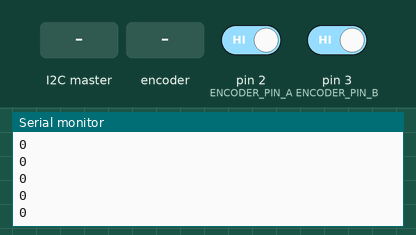
Recording of a sketch running on a simulated Arduino Uno, built with avr-gcc and run on an emulated ATmega328P. Shown: the last lines printed to the serial monitor. The inputs (shaded band) are chosen by the test bench; at power-on: pin 2 (ENCODER_PIN_A) HIGH, pin 3 (ENCODER_PIN_B) HIGH.

Above: at 1.2 s.
1.3 s: the I2C master sends the byte 1
2.8 s: rotary encoder on pin 2 (ENCODER_PIN_A) / pin 3 (ENCODER_PIN_B) turned 1 step (first pin leading)
At 2.81 s:
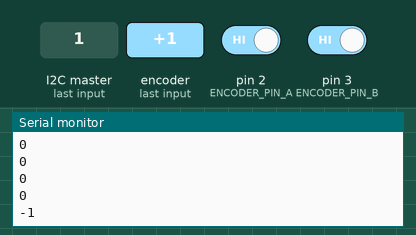
4.5 s: rotary encoder on pin 2 (ENCODER_PIN_A) / pin 3 (ENCODER_PIN_B) turned 1 step (first pin leading)
At 4.51 s:
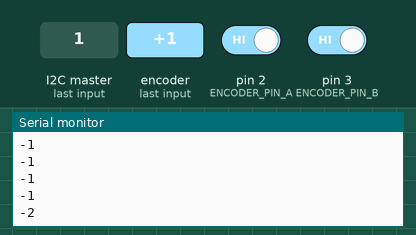
Timing chart, 0 to 7.5 s (numbered marks = the images above; inputs shaded):
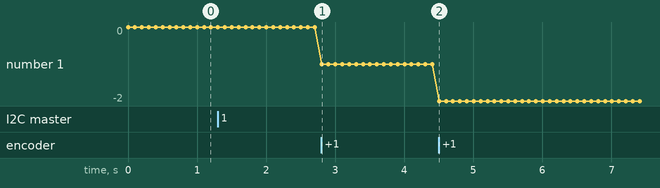

The sketch:

I2C_1.ino.ino
```cpp
#include <Wire.h>
#include "src/PinChangeInt.h"

#define SLAVE_ADDRESS 0x05  // 슬레이브 장치의 I2C 주소
#define ENCODER_PIN_A 2
#define ENCODER_PIN_B 3

int encoderValue = 0;  // 실제 엔코더 값을 저장하는 변수

void setup() {

    Wire.begin(SLAVE_ADDRESS);           // 슬레이브 모드로 I2C 통신 초기화
    Wire.onRequest(requestEvent);        // 데이터 요청 이벤트 핸들러 등록
    Wire.onReceive(receiveEvent);        // 데이터 수신 이벤트 핸들러 등록
    pinMode(ENCODER_PIN_A, INPUT_PULLUP); // 엔코더 핀 A를 입력으로 설정
    pinMode(ENCODER_PIN_B, INPUT_PULLUP); // 엔코더 핀 B를 입력으로 설정
    Interrupt();
    //attachInterrupt(ENCODER_PIN_A, handleEncoder, FALLING); // 엔코더 인터럽트 설정
    Serial.begin(115200);                 // 시리얼 통신 초기화
}

void loop() {
    // 엔코더 값을 측정 또는 계산하고, 이 값을 마스터로 전송
    // encoderValue = readEncoderValue();
    Serial.println(encoderValue);

    delay(100);  // 엔코더 값을 주기적으로 전송
}

// 마스터로부터 데이터 수신 시 호출되는 함수
void receiveEvent(int byteCount) {

  unsigned  char a[7];  // '#' +   '*'  //
  a[0] = Wire.read();
  a[1] = Wire.read();
  a[2] = Wire.read();
  a[3] = Wire.read();
  a[4] = Wire.read();
  a[5] = Wire.read();
  a[6] = Wire.read();

  /*
    if (Wire.available() >= 2) {
        int highByte = Wire.read();
        int lowByte = Wire.read();
        encoderValue = (highByte << 8) | lowByte;
    }
    */

  Serial.println("Receive");
}


// 마스터로 데이터 요청 시 호출되는 함수
void requestEvent() {

  unsigned char s[8] = {0,};
  int temp;
  temp = 1*10;
  s[0]='#';
  s[1]= (temp&0xff00)>>8;
  s[2]= (temp&0x00ff);
  s[3]= (encoderValue&0xff000000)>>24;    // encoder MSB 8bit
  s[4]= (encoderValue&0x00ff0000)>>16;
  s[5]= (encoderValue&0x0000ff00)>>8;
  s[6]= (encoderValue&0x000000ff);        // encoder LSB 8bit
  s[7]='*';

  Wire.write(s,8); // respond
  Serial.println("Send EncoderValue");

  /*
    // 엔코더 값을 마스터로 전송 (두 바이트로 분할하여 전송)
    Wire.write((encoderValue >> 8) & 0xFF); // 상위 바이트 전송
    //prinf("encoder_highByte = %d", encoderValue);
    Wire.write(encoderValue & 0xFF);        // 하위 바이트 전송
    //prinf("encoder_lowByte = %d", encoderValue);
   */
}

// 엔코더 값을 측정하고 저장하는 함수
void handleEncoder() {
    // 엔코더 값을 업데이트
    if (digitalRead(ENCODER_PIN_A)== digitalRead(ENCODER_PIN_B)) {
        encoderValue++;
//Serial.println("++");
    } else {
        encoderValue--;
         //Serial.println("--");
    }//
}

void Interrupt(){
  attachInterrupt(0, handleEncoder, FALLING);
   TCCR1B = TCCR1B & 0b11111000 | 1;                   // To prevent Motor Noise
}
```

Measured:
- after the input at 2.8 s, the serial monitor: prints a new line at once (image 1)
- after the input at 4.5 s, the serial monitor: prints a new line at once (image 2)
- plotted number 1: 0 → -1 after the input at 2.8 s, -1 → -2 after the input at 4.5 s
